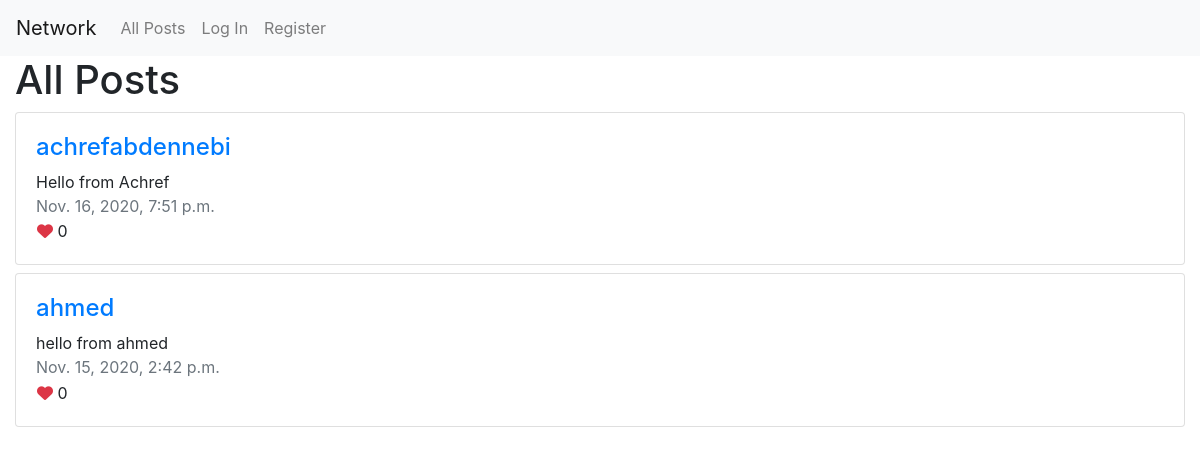
The page /posts on the database its author committed.
### network/models.py (models this page shows, shortened)
class Post(models.Model):
    content = models.CharField(max_length=250)
    created_by = models.ForeignKey(User,null=True, blank=True, on_delete=DO_NOTHING, related_name="users")
    likes = models.IntegerField(default=0)
    created_date = models.DateTimeField()

class User(AbstractUser):
    pass

### network/views.py (the view)
# urls.py: path("posts", views.getPostList, name="posts"),
def getPostList(request):
    posts = Post.objects.all().order_by('-created_date')
    return render(request, "network/post.html", {
        "posts": posts
    })

### network/templates/network/post.html (shortened to what this page needs)
{% extends "network/layout.html" %}
{% block body %}
<div class="container-fluid">
    <h1>All Posts</h1>
    {% for post in posts %}
    <div class="row mt-2">
        <div class="col-md-12">
            <div class="card">
                <div class="card-body">
                    <div class="post-detail">
                        <h4>
                            <a href="{% url 'profile' post.created_by.id %}">
                                {{ post.created_by }}
                            </a>
                        </h4>
                        <div class="post-content">
                            {{ post.content }}
                        </div>
                        <span class="text-muted">{{ post.created_date }}</span>
                        <div class="post-reaction">
                            <button type="button" class="btn p-0">
                                <i class="fas fa-heart text-danger"></i>
                                <span class="font-weight-normal">{{post.likes}}</span>
                            </button>
                        </div>
                    </div>
                </div>
            </div>
        </div>
    </div>
    {% endfor %}
</div>
{% endblock %}

### rows shown on the page
Post: created_by "achrefabdennebi", content "Hello from Achref", created_date "Nov. 16, 2020, 7:51 p.m.", likes "0"
Post: created_by "ahmed", content "hello from ahmed", created_date "Nov. 15, 2020, 2:42 p.m.", likes "0"
